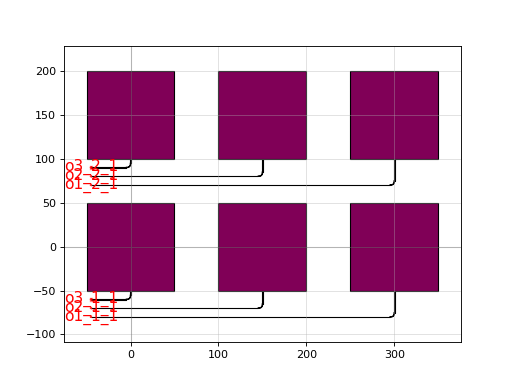

Here is the Python script that generated this plot:
import gdsfactory as gf

c = gf.components.array_with_fanout_2d(pitch=150.0, columns=3, rows=2)
c.plot()
